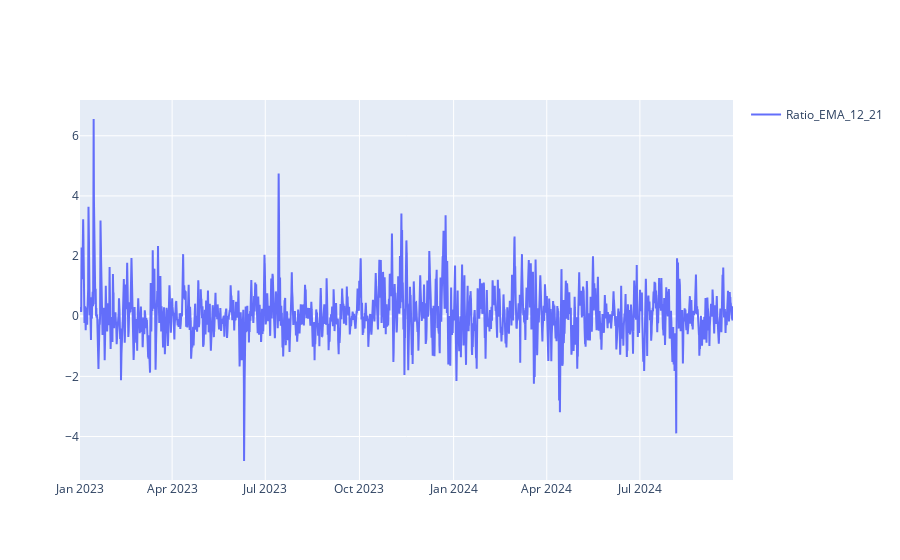

Notebook code for this chart:
### Code cell
# df_plot = df[['close', 'Signal_EMA_12_21']]
# # df_plot = df[['EMA_12', 'EMA_21']]
df_plot = df[['Ratio_EMA_12_21']]

plot_df(df_plot)

### Figure 1 — Plotly figure (JSON) as saved in the notebook; plotly's stock layout.template omitted (floating-point values rounded to 4 significant figures; data arrays with more than 128 entries replaced by an {"elided": "..."} marker saying what was removed)
{"data": [{"mode": "lines", "name": "Ratio_EMA_12_21", "type": "scatter", "x": {"elided": "15326 str values"}, "y": {"elided": "15326 float values"}}], "layout": {"showlegend": true}}
